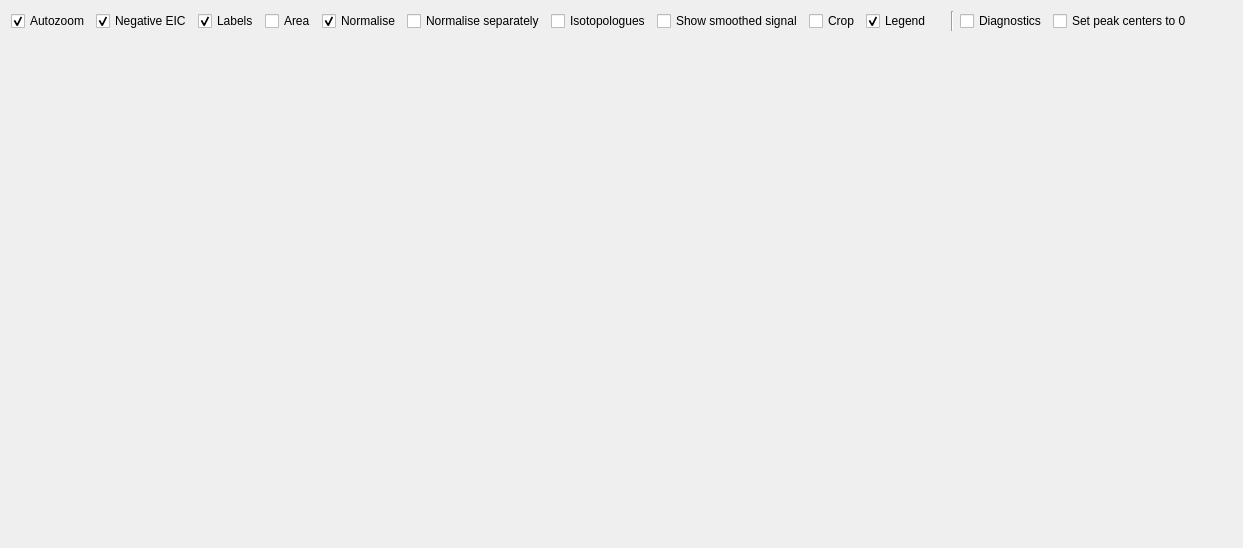
                  <widget class="QWidget" name="tab">
                   <attribute name="title">
                    <string>EICs</string>
                   </attribute>
                   <layout class="QGridLayout" name="gridLayout_19">
                    <item row="0" column="0">
                     <layout class="QHBoxLayout" name="horizontalLayout_10">
                      <item>
                       <widget class="QCheckBox" name="autoZoomPlot">
                        <property name="text">
                         <string>Autozoom</string>
                        </property>
                        <property name="checked">
                         <bool>true</bool>
                        </property>
                       </widget>
                      </item>
                      <item>
                       <widget class="QCheckBox" name="negEIC">
                        <property name="text">
                         <string>Negative EIC</string>
                        </property>
                        <property name="checked">
                         <bool>true</bool>
                        </property>
                       </widget>
                      </item>
                      <item>
                       <widget class="QCheckBox" name="plotAddLabels">
                        <property name="text">
                         <string>Labels</string>
                        </property>
                        <property name="checked">
                         <bool>true</bool>
                        </property>
                       </widget>
                      </item>
                      <item>
                       <widget class="QCheckBox" name="plotMarkArea">
                        <property name="text">
                         <string>Area</string>
                        </property>
                        <property name="checked">
                         <bool>false</bool>
                        </property>
                       </widget>
                      </item>
                      <item>
                       <widget class="QCheckBox" name="scaleFeatures">
                        <property name="text">
                         <string>Normalise</string>
                        </property>
                        <property name="checked">
                         <bool>true</bool>
                        </property>
                       </widget>
                      </item>
                      <item>
                       <widget class="QCheckBox" name="scaleLabelledFeatures">
                        <property name="text">
                         <string>Normalise separately</string>
                        </property>
                       </widget>
                      </item>
                      <item>
                       <widget class="QCheckBox" name="showIsotopologues">
                        <property name="text">
                         <string>Isotopologues</string>
                        </property>
                       </widget>
                      </item>
                      <item>
                       <widget class="QCheckBox" name="showSmoothedEIC_checkBox">
                        <property name="text">
                         <string>Show smoothed signal</string>
                        </property>
                       </widget>
                      </item>
                      <item>
                       <widget class="QCheckBox" name="flattenXIC">
                        <property name="text">
                         <string>Crop</string>
                        </property>
                       </widget>
                      </item>
                      <item>
                       <widget class="QCheckBox" name="showLegend">
                        <property name="text">
                         <string>Legend</string>
                        </property>
                        <property name="checked">
                         <bool>true</bool>
                        </property>
                       </widget>
                      </item>
                      <item>
                       <widget class="QLabel" name="label_35">
                        <property name="text">
                         <string/>
                        </property>
                       </widget>
                      </item>
                      <item>
                       <widget class="Line" name="line_19">
                        <property name="orientation">
                         <enum>Qt::Vertical</enum>
                        </property>
                       </widget>
                      </item>
                      <item>
                       <widget class="QCheckBox" name="showDiagnostics">
                        <property name="text">
                         <string>Diagnostics</string>
                        </property>
                       </widget>
                      </item>
                      <item>
                       <widget class="QCheckBox" name="setPeakCentersToZero">
                        <property name="text">
                         <string>Set peak centers to 0</string>
                        </property>
                       </widget>
                      </item>
                      <item>
                       <spacer name="horizontalSpacer_9">
                        <property name="orientation">
                         <enum>Qt::Horizontal</enum>
                        </property>
                        <property name="sizeHint" stdset="0">
                         <size>
                          <width>40</width>
                          <height>20</height>
                         </size>
                        </property>
                       </spacer>
                      </item>
                     </layout>
                    </item>
                    <item row="1" column="0">
                     <widget class="QWidget" name="visualizationWidget" native="true">
                      <property name="sizePolicy">
                       <sizepolicy hsizetype="Preferred" vsizetype="Expanding">
                        <horstretch>0</horstretch>
                        <verstretch>0</verstretch>
                       </sizepolicy>
                      </property>
                      <property name="minimumSize">
                       <size>
                        <width>700</width>
                        <height>500</height>
                       </size>
                      </property>
                     </widget>
                    </item>
                   </layout>
                  </widget>
